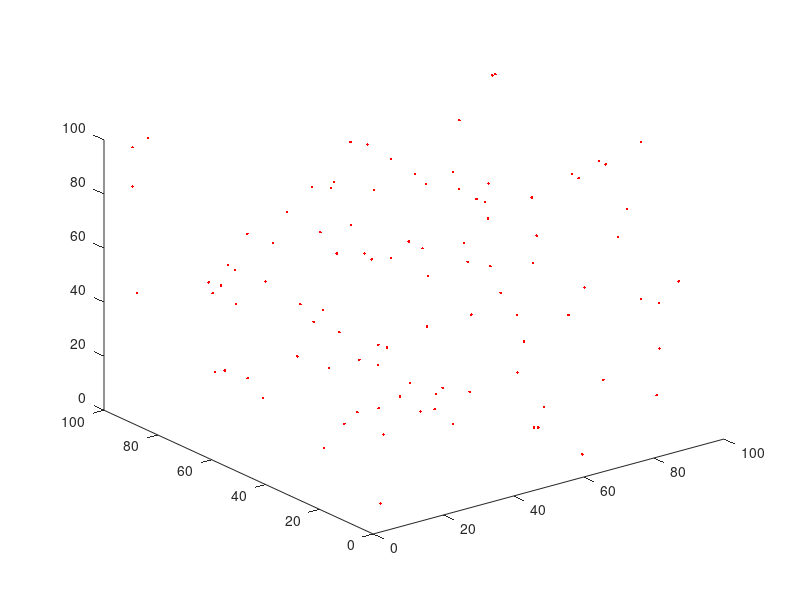

The MATLAB source for this figure: (Note: this script raises an error after producing the figure.)
N = 100;                       % number of nodes
area = [100, 100, 100];         % nodes deployment area in meter (3D area)
Trange = 7;                    % transmission range of sensor node in meter
nodes.pos = [area(1) .* rand(N, 1), area(2) .* rand(N, 1), area(3) .* rand(N, 1)]; % nodes geographical locations in 3D
lambda = 0.125;                % signal wavelength in meter
nodes.major = Trange;          % major axis for elliptical range in meter
nodes.minor = lambda * Trange; % minor axis for elliptical range in meter
redundantNo = round(10 * N / 100); % number of healing nodes

% Calculate distances and check transmission range
cnt = 1;
for ii = 1:N
    for jj = 1:N
        if ii ~= jj
            nodes.distance(ii, jj) = pdist([nodes.pos(ii, :); nodes.pos(jj, :)]);
            if nodes.distance(ii, jj) < Trange || nodes.distance(ii, jj) == Trange
                nodes.inrange(ii, jj) = 1;
            else
                nodes.inrange(ii, jj) = 0;
            end
        end
    end
end

% Plot the nodes deployment in 3D
figure
F5 = plot3(nodes.pos(:, 1), nodes.pos(:, 2), nodes.pos(:, 3), '.', 'color', 'r');
hold on
for ii = 1:N % plot the spherical transmission range
    [nodes.sphere.x{ii}, nodes.sphere.y{ii}, nodes.sphere.z{ii}] = sphere3D(nodes.pos(ii, 1), nodes.pos(ii, 2), nodes.pos(ii, 3), Trange);
    surf(nodes.sphere.x{ii}, nodes.sphere.y{ii}, nodes.sphere.z{ii}, 'FaceAlpha', 0.3, 'EdgeColor', 'none', 'FaceColor', [0.25, 0.25, 0.25]);
    hold on
end
axis on
xlabel('x(m)')
ylabel('y(m)')
zlabel('z(m)')
title('Initial Placement of Nodes with spherical transmission range')
grid on
%PSO
nvars = 3 * N; 
numParticles = 30; % Số lượng hạt
maxIterations = 1000; % Số lần lặp tối đa
w = 0.72; % Trọng số quán tính
c1 = 1.49; % Hệ số nhận thức
c2 = 1.49; % Hệ số xã hội
% Giới hạn dưới và trên của các biến
lb = zeros(nvars, 1);
ub = [area(1).*ones(N,1); area(2).*ones(N,1); area(3).*ones(N,1)];

% Khởi tạo các hạt
particlePositions = repmat(lb', numParticles, 1) + (repmat(ub', numParticles, 1) - repmat(lb', numParticles, 1)) .* rand(numParticles, nvars);
particleVelocities = zeros(numParticles, nvars);
personalBestPositions = particlePositions;
personalBestScores = inf(numParticles, 1);

% Khởi tạo điểm tốt nhất toàn cục
globalBestPosition = zeros(1, nvars);
globalBestScore = inf;

for iter = 1:maxIterations
    for i = 1:numParticles
        % Tính toán hàm fitness
        score = fitness_function_for_position_test(particlePositions(i, :), Trange, area);

        % Cập nhật điểm tốt nhất cá nhân
        if score < personalBestScores(i)
            personalBestScores(i) = score;
            personalBestPositions(i, :) = particlePositions(i, :);
        end

        % Cập nhật điểm tốt nhất toàn cục
        if score < globalBestScore
            globalBestScore = score;
            globalBestPosition = particlePositions(i, :);
        end
    end

    % Cập nhật vận tốc và vị trí của các hạt
    for i = 1:numParticles
        r1 = rand(1, nvars);
        r2 = rand(1, nvars);
        cognitiveComponent = c1 * r1 .* (personalBestPositions(i, :) - particlePositions(i, :));
        socialComponent = c2 * r2 .* (globalBestPosition - particlePositions(i, :));
        particleVelocities(i, :) = w * particleVelocities(i, :) + cognitiveComponent + socialComponent;
        particlePositions(i, :) = particlePositions(i, :) + particleVelocities(i, :);

        % Giữ các hạt trong phạm vi giới hạn
        particlePositions(i, :) = max(particlePositions(i, :), lb');
        particlePositions(i, :) = min(particlePositions(i, :), ub');
    end

    % Hiển thị thông tin quá trình
    disp(['Iteration ', num2str(iter), ': Best Score = ', num2str(globalBestScore)]);
end

% Lấy vị trí tối ưu cuối cùng
finalPos = reshape(globalBestPosition, [numel(globalBestPosition) / 3, 3]);

T = table(finalPos(:,1), finalPos(:,2), finalPos(:,3));
writetable(T, 'somefile.txt')

figure
plot3(finalPos(:,1), finalPos(:,2), finalPos(:,3), '.', 'color', 'r');
hold on
for ii = 1:N % plot the spherical transmission range
    [sphereX, sphereY, sphereZ] = sphere3D(finalPos(ii, 1), finalPos(ii, 2), finalPos(ii, 3), Trange);
    surf(sphereX, sphereY, sphereZ, 'FaceAlpha', 0.3, 'EdgeColor', 'none', 'FaceColor', [0.25, 0.25, 0.25]);
    hold on
end
axis on
xlabel('x(m)')
ylabel('y(m)')
zlabel('z(m)')
title('Optimized location of Nodes with spherical transmission range')
grid on

